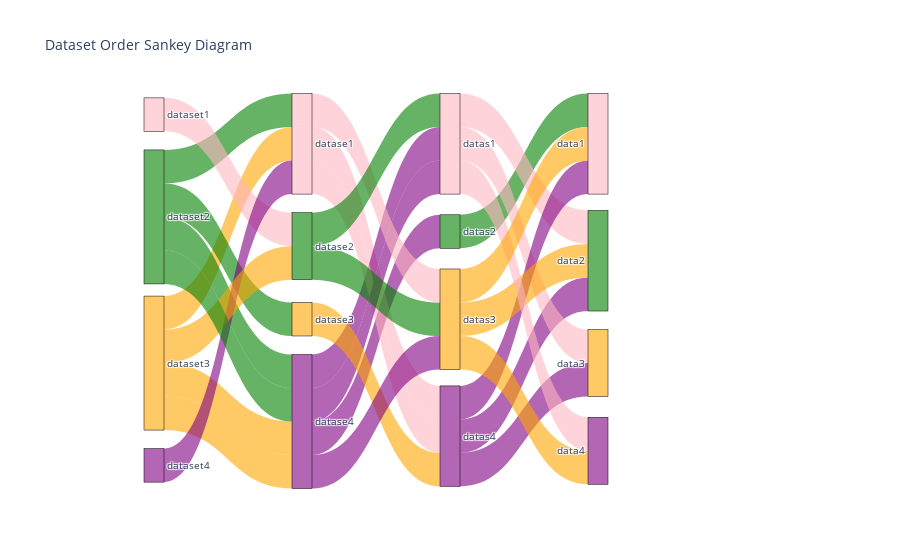

The notebook cell saved with this chart:
### Code cell
import pandas as pd
import plotly.graph_objects as go

# Define the dataset sequences
# Data provided
data = [
    ['dataset3', 'datase4', 'datas2', 'data1'],
    ['dataset2', 'datase1', 'datas4', 'data3'],
    ['dataset3', 'datase4', 'datas1', 'data2'],
    ['dataset3', 'datase1', 'datas4', 'data2'],
    ['dataset2', 'datase4', 'datas1', 'data3'],
    ['dataset2', 'datase3', 'datas4', 'data1'],
    ['dataset1', 'datase2', 'datas3', 'data4'],
    ['dataset4', 'datase1', 'datas3', 'data2'],
    ['dataset3', 'datase2', 'datas1', 'data4'],
    ['dataset2', 'datase4', 'datas3', 'data1']
]

# Create a DataFrame
df = pd.DataFrame(data, columns=['level_1', 'level_2', 'level_3', 'level_4'])

# Generate a list of all unique labels
labels = pd.unique(df.values.ravel('K')).tolist()

# Create mappings from labels to indices
label_indices = {label: i for i, label in enumerate(labels)}

# Define colors for each dataset
color_mapping = {
    'dataset1': 'rgba(255, 182, 193, 0.6)',  # Lightpink
    'dataset2': 'rgba(0, 128, 0, 0.6)',      # Green
    'dataset3': 'rgba(255, 165, 0, 0.6)',    # Orange
    'dataset4': 'rgba(128, 0, 128, 0.6)',    # Purple
    'datase1': 'rgba(255, 182, 193, 0.6)',   # Lightpink
    'datase2': 'rgba(0, 128, 0, 0.6)',       # Green
    'datase3': 'rgba(255, 165, 0, 0.6)',     # Orange
    'datase4': 'rgba(128, 0, 128, 0.6)',     # Purple
    'datas1': 'rgba(255, 182, 193, 0.6)',    # Lightpink
    'datas2': 'rgba(0, 128, 0, 0.6)',        # Green
    'datas3': 'rgba(255, 165, 0, 0.6)',      # Orange
    'datas4': 'rgba(128, 0, 128, 0.6)',      # Purple
    'data1': 'rgba(255, 182, 193, 0.6)',     # Lightpink
    'data2': 'rgba(0, 128, 0, 0.6)',         # Green
    'data3': 'rgba(255, 165, 0, 0.6)',       # Orange
    'data4': 'rgba(128, 0, 128, 0.6)'        # Purple
}

# Initialize lists for the source, target, values, and colors
source = []
target = []
value = []
link_colors = []

# Define x and y positions for nodes
x_positions = [0.1, 0.3, 0.5, 0.7]
y_positions1 = [0.5/13, 4/13, 9/13, 12.5/13]
y_positions2 = [1.5/13, 5/13, 7.5/13, 11/13]
y_positions3 = [1.5/13, 4.5/13, 7.5/13, 11.5/13]
y_positions4 = [1.5/13, 5.5/13, 9/13, 12/13]

# Define positions for each label
node_positions = {
    'dataset1': [x_positions[0], y_positions1[0]],
    'dataset2': [x_positions[0], y_positions1[1]],
    'dataset3': [x_positions[0], y_positions1[2]],
    'dataset4': [x_positions[0], y_positions1[3]],
    'datase1': [x_positions[1], y_positions2[0]],
    'datase2': [x_positions[1], y_positions2[1]],
    'datase3': [x_positions[1], y_positions2[2]],
    'datase4': [x_positions[1], y_positions2[3]],
    'datas1': [x_positions[2], y_positions3[0]],
    'datas2': [x_positions[2], y_positions3[1]],
    'datas3': [x_positions[2], y_positions3[2]],
    'datas4': [x_positions[2], y_positions3[3]],
    'data1': [x_positions[3], y_positions4[0]],
    'data2': [x_positions[3], y_positions4[1]],
    'data3': [x_positions[3], y_positions4[2]],
    'data4': [x_positions[3], y_positions4[3]]
}

# Populate the source, target, value lists and assign link colors based on the first dataset in the sequence
for i in range(len(df)):
    for j in range(len(df.columns) - 1):
        source.append(label_indices[df.iloc[i, j]])
        target.append(label_indices[df.iloc[i, j + 1]])
        value.append(1)
        link_colors.append(color_mapping[df.iloc[i, j]])

# Prepare the x and y positions for nodes
x_coords = []
y_coords = []
node_colors = []
for label in labels:
    x, y = node_positions[label]
    x_coords.append(x)
    y_coords.append(y)
    node_colors.append(color_mapping[label])

# Create the Sankey diagram
fig = go.Figure(data=[go.Sankey(
    node=dict(
        pad=15,
        thickness=20,
        line=dict(color="black", width=0.5),
        label=labels,
        x=x_coords,
        y=y_coords,
        color=node_colors
    ),
    link=dict(
        source=source,
        target=target,
        value=value,
        color=link_colors
    )
)])

fig.update_layout(title_text='Dataset Order Sankey Diagram', font_size=10)
fig.show()

### Figure 1 — Plotly figure (JSON) as saved in the notebook; plotly's stock layout.template omitted (floating-point values rounded to 4 significant figures)
{"data": [{"link": {"color": ["rgba(255, 165, 0, 0.6)", "rgba(128, 0, 128, 0.6)", "rgba(0, 128, 0, 0.6)", "rgba(0, 128, 0, 0.6)", "rgba(255, 182, 193, 0.6)", "rgba(128, 0, 128, 0.6)", "rgba(255, 165, 0, 0.6)", "rgba(128, 0, 128, 0.6)", "rgba(255, 182, 193, 0.6)", "rgba(255, 165, 0, 0.6)", "rgba(255, 182, 193, 0.6)", "rgba(128, 0, 128, 0.6)", "rgba(0, 128, 0, 0.6)", "rgba(128, 0, 128, 0.6)", "rgba(255, 182, 193, 0.6)", "rgba(0, 128, 0, 0.6)", "rgba(255, 165, 0, 0.6)", "rgba(128, 0, 128, 0.6)", "rgba(255, 182, 193, 0.6)", "rgba(0, 128, 0, 0.6)", "rgba(255, 165, 0, 0.6)", "rgba(128, 0, 128, 0.6)", "rgba(255, 182, 193, 0.6)", "rgba(255, 165, 0, 0.6)", "rgba(255, 165, 0, 0.6)", "rgba(0, 128, 0, 0.6)", "rgba(255, 182, 193, 0.6)", "rgba(0, 128, 0, 0.6)", "rgba(128, 0, 128, 0.6)", "rgba(255, 165, 0, 0.6)"], "source": [0, 4, 8, 1, 5, 9, 0, 4, 10, 0, 5, 9, 1, 4, 10, 1, 6, 9, 2, 7, 11, 3, 5, 11, 0, 7, 10, 1, 4, 11], "target": [4, 8, 12, 5, 9, 13, 4, 10, 14, 5, 9, 14, 4, 10, 13, 6, 9, 12, 7, 11, 15, 5, 11, 14, 7, 10, 15, 4, 11, 12], "value": [1, 1, 1, 1, 1, 1, 1, 1, 1, 1, 1, 1, 1, 1, 1, 1, 1, 1, 1, 1, 1, 1, 1, 1, 1, 1, 1, 1, 1, 1]}, "node": {"color": ["rgba(255, 165, 0, 0.6)", "rgba(0, 128, 0, 0.6)", "rgba(255, 182, 193, 0.6)", "rgba(128, 0, 128, 0.6)", "rgba(128, 0, 128, 0.6)", "rgba(255, 182, 193, 0.6)", "rgba(255, 165, 0, 0.6)", "rgba(0, 128, 0, 0.6)", "rgba(0, 128, 0, 0.6)", "rgba(128, 0, 128, 0.6)", "rgba(255, 182, 193, 0.6)", "rgba(255, 165, 0, 0.6)", "rgba(255, 182, 193, 0.6)", "rgba(255, 165, 0, 0.6)", "rgba(0, 128, 0, 0.6)", "rgba(128, 0, 128, 0.6)"], "label": ["dataset3", "dataset2", "dataset1", "dataset4", "datase4", "datase1", "datase3", "datase2", "datas2", "datas4", "datas1", "datas3", "data1", "data3", "data2", "data4"], "line": {"color": "black", "width": 0.5}, "pad": 15, "thickness": 20, "x": [0.1, 0.1, 0.1, 0.1, 0.3, 0.3, 0.3, 0.3, 0.5, 0.5, 0.5, 0.5, 0.7, 0.7, 0.7, 0.7], "y": [0.6923, 0.3077, 0.03846, 0.9615, 0.8462, 0.1154, 0.5769, 0.3846, 0.3462, 0.8846, 0.1154, 0.5769, 0.1154, 0.6923, 0.4231, 0.9231]}, "type": "sankey"}], "layout": {"font": {"size": 10}, "title": {"text": "Dataset Order Sankey Diagram"}}}
